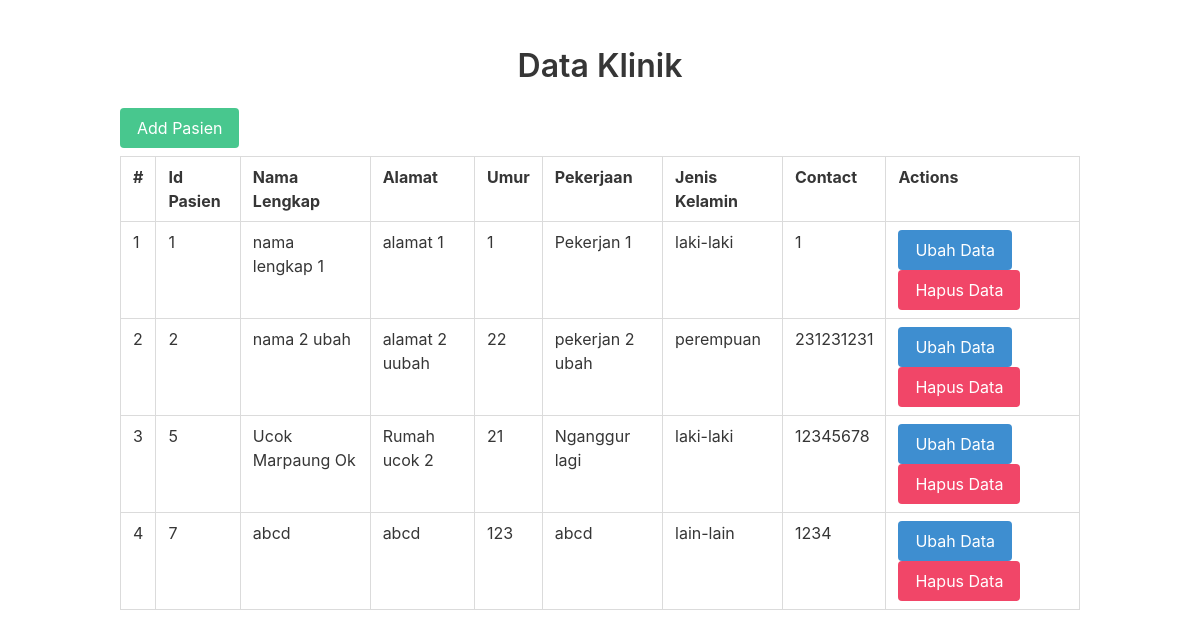
The app's page /read.php with its own data.
### tables this page shows
CREATE TABLE `tb_pasien` (
  `id` int(11) NOT NULL,
  `namalengkap` varchar(50) NOT NULL,
  `alamat` text NOT NULL,
  `umur` int(5) NOT NULL,
  `pekerjaan` varchar(50) NOT NULL,
  `jeniskelamin` varchar(30) NOT NULL,
  `contact` int(20) NOT NULL
);

### read.php (the view, shortened to what this page needs)
<?php
	require "koneksi.php";
?>
<!DOCTYPE html>
<html>
	<head>
		<link rel="stylesheet" type="text/css" href="https://cdn.jsdelivr.net/npm/bulma@0.9.0/css/bulma.css">
	</head>
	<body>
		<section class="section">
		    <div class="container">
		      <h1 class="title has-text-centered">
		        Data Klinik
		      </h1>
	          <a href="create.php" class="button is-success">Add Pasien</a>
	          <div class="table-container">
			      <table class="table is-hoverable is-bordered is-fullwidth mt-2">
			      	<tr>
			      		<th>#</th>
			      		<th>Id Pasien</th>
			      		<th>Nama Lengkap</th>
			      		<th>Alamat</th>
			      		<th>Umur</th>
			      		<th>Pekerjaan</th>
			      		<th>Jenis Kelamin</th>
			      		<th>Contact</th>
			      		<th>Actions</th>
			      	</tr>
			      	<?php
			      		$query = "SELECT * FROM tb_pasien";
			      		$getPasien = $conn->query($query);
			      		if ($getPasien->num_rows > 0):
			      			$i = 1;
			      			while ($row = $getPasien->fetch_assoc()):
			      	?>
						      	<tr>
						      		<td><?php echo $i++; ?></td>
						      		<td><?php echo $row['id']; ?></td>
						      		<td><?php echo $row['namalengkap']; ?></td>
						      		<td><?php echo $row['alamat']; ?></td>
						      		<td><?php echo $row['umur']; ?></td>
						      		<td><?php echo $row['pekerjaan']; ?></td>
						      		<td><?php echo $row['jeniskelamin']; ?></td>
						      		<td><?php echo $row['contact']; ?></td>
						      		<td>
						      			<a href="update.php?id=<?php echo $row['id']; ?>" class="button is-info">Ubah Data</a>
						      			<a onclick="return confirm('Are you sure you want delete this data?')" href="delete.php?id=<?php echo $row['id']; ?>" class="button is-danger">Hapus Data</a>
						      		</td>
						      	</tr>
					<?php
							endwhile;
					?>
					<?php
						else:
					?>
						<tr>
							<td colspan="8">No Patient Data</td>
						</tr>
					<?php
						endif;
					?>
			      </table>
			    </div>
		    </div>
  	  	</section>
	</body>
</html>

### records on screen
tb_pasien: id "1", namalengkap "nama lengkap 1", alamat "alamat 1", umur "1", pekerjaan "Pekerjan 1", jeniskelamin "laki-laki", contact "1"
tb_pasien: id "2", namalengkap "nama 2 ubah", alamat "alamat 2 uubah", umur "22", pekerjaan "pekerjan 2 ubah", jeniskelamin "perempuan", contact "231231231"
tb_pasien: id "5", namalengkap "Ucok Marpaung Ok", alamat "Rumah ucok 2", umur "21", pekerjaan "Nganggur lagi", jeniskelamin "laki-laki", contact "12345678"
tb_pasien: id "7", namalengkap "abcd", alamat "abcd", umur "123", pekerjaan "abcd", jeniskelamin "lain-lain", contact "1234"
